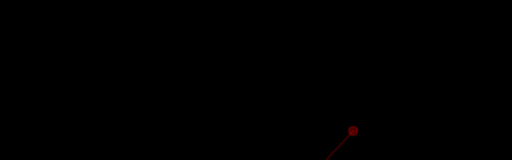
Frame 1 (no input)
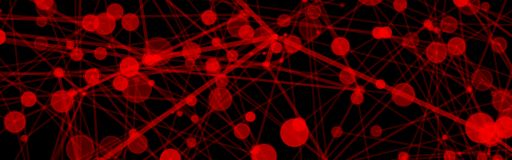
Frame 60 (the mouse pressed at the canvas centre just before this capture)
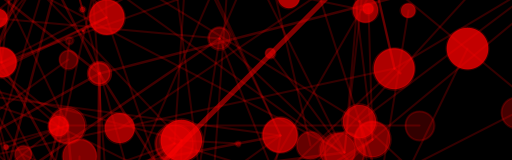
Frame 120 (the mouse held since frame 60 and released just before this capture)

The Processing sketch that drew these frames (run headless with seeded random() and noise(); from frame 60 on, the mouse is pressed at the canvas centre):

// Processing sketch: processing_53041
// ── processing_53041.pde

int _numChildren = 5;
int _maxLevels = 5;
Branch _trunk;
void setup() {
size(512,160);
frameRate(8);
background(0);
noFill();
smooth();
newTree();
}
void newTree() {
_trunk = new Branch(1, 0, width/2, height/2);
_trunk.drawMe();
}
void draw() {
background(0);
_trunk.updateMe(width/2, height/2);
_trunk.drawMe();
}
class Branch {
float level, index;
float x, y;
float endx, endy;
float strokeW, alph;
float len, lenChange;
float rot, rotChange;
Branch[] children = new Branch[0];
Branch(float lev, float ind, float ex, float why) {
level = lev;
index = ind;
strokeW = (1/level) * 10;
alph = 255 / level;
len = (1/level) * random(500);
rot = random(360);
lenChange = random(10) - 5;
rotChange = random(10) - 5;
updateMe(ex, why);
if (level < _maxLevels) {
children = new Branch[_numChildren];
for (int x=0; x<_numChildren; x++) {
children[x] = new Branch(level+1, x, endx, endy);
}
}
}
void updateMe(float ex, float why) {
x = ex;
y = why;
rot += rotChange;
if (rot > 360) { rot = 0; }
else if (rot < 0) { rot = 360; }
len -= lenChange;
if (len < 0) { lenChange *= -1; }
else if (len > 500) { lenChange *= -1; }
float radian = radians(rot);
endx = x + (len * cos(radian));
endy = y + (len * sin(radian));
for (int i=0;i<children.length;i++){
  children[i].updateMe(endx, endy);
}
}
void drawMe() {
if (level>1){
strokeWeight(strokeW);
stroke(255,0,0, alph);
fill(255,0,0,random(50,200));
line(x, y, endx, endy);
ellipse(endx, endy, len/12, len/12);
}
for (int i=0; i<children.length; i++) {
children[i].drawMe();
}
}
}
